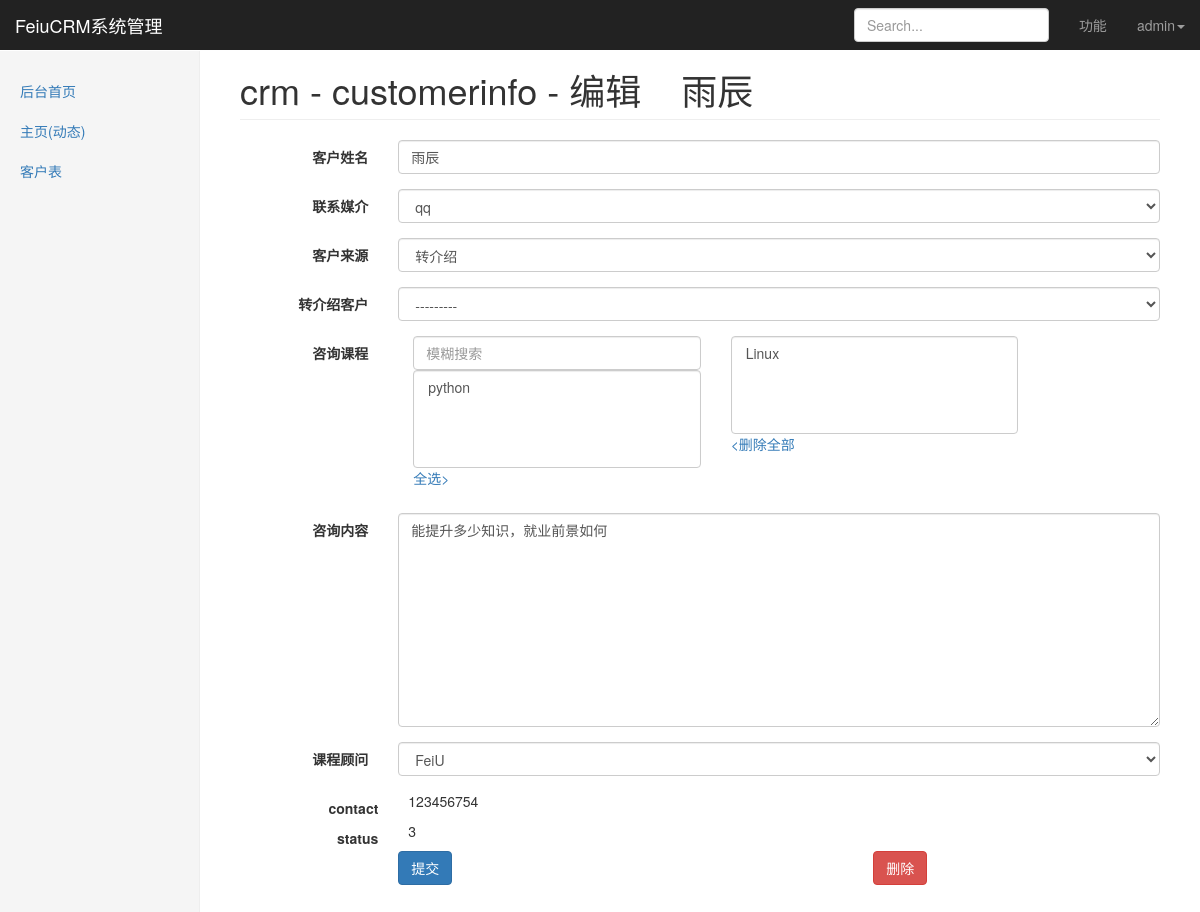
The app's page /djadmin/crm/customerinfo/2/change (signed in) with its own data.
### crm/models.py (models this page shows, shortened)
class Menu(models.Model):
    Url_Type_Choices = (
        (0, '绝对URL'),
        (1, '动态URL')
    )
    name = models.CharField(max_length=100, verbose_name='菜单名称')
    url_type = models.SmallIntegerField(choices=Url_Type_Choices, default=0, verbose_name='菜单类型')
    url = models.CharField(max_length=200, verbose_name='URL地址')
    class Meta:
        unique_together = ('name', 'url')
        verbose_name_plural = verbose_name = '动态菜单'

class CustomerInfo(models.Model):
    Contact_Type_Choices = (
        (1, 'qq'),
        (2, '微信'),
        (3, '手机'),
        (4, '其他')
    )
    Source_Choice = (
        (1, 'qq群'),
        (2, '微信'),
        (3, '转介绍'),
        (4, '其它'),
    )
    Status_Choice = (
        (1, '未报名'),
        (2, '已报名'),
        (3, '结业')
    )
    name = models.CharField(max_length=50, verbose_name='客户姓名')
    contact_type = models.SmallIntegerField(choices=Contact_Type_Choices, default=1, verbose_name='联系媒介')
    contact = models.CharField(max_length=50, unique=True, verbose_name='联系方式')
    source = models.SmallIntegerField(choices=Source_Choice, verbose_name='客户来源')
    referral_from = models.ForeignKey('self', blank=True, null=True, on_delete=models.SET_NULL, verbose_name='转介绍客户', related_name='customerinfo')
    consult_courses = models.ManyToManyField(Course, verbose_name='咨询课程',  related_name='customerinfo')  # 多对多关联课程
    consult_content = models.TextField(verbose_name='咨询内容')
    status = models.SmallIntegerField(choices=Status_Choice, verbose_name='客户状态')
    consultant = models.ForeignKey(UserProfile, null=True, blank=True, on_delete=models.SET_NULL, verbose_name='课程顾问', related_name='customerinfo')
    created_time = models.DateField(auto_now_add=True, verbose_name='创建时间')
    def __str__(self):
        return self.name
    class Meta:
        verbose_name_plural = verbose_name = '客户信息'

### djadmin/views.py (the view)
# urls.py: path('<str:app_name>/<str:model_name>/<str:obj_id>/change', table_change, name='table_change'),  # 数据表修改
@login_required
def table_change(request, app_name, model_name, obj_id):
    from .form_handle import create_dynamic_model_form
    admin_class = site.enable_admins[app_name][model_name]
    model_form = create_dynamic_model_form(admin_class=admin_class)
    obj = admin_class.model.objects.get(id=obj_id)  # 获取修改的实例，并将原值初始化到表单中
    form_obj = model_form(instance=obj)
    if request.method == 'POST':
        form_obj = model_form(instance=obj, data=request.POST)
        if form_obj.is_valid():
            form_obj.save()
            return redirect(reverse('djadmin:table_detail', kwargs={'app_name': app_name, 'model_name': model_name}))
    return render(request, 'djadmin/table_edit.html', locals())

### crm/models.py (called while the page is built)
    def __str__(self):
        return self.name

    def __str__(self):
        return self.name

### djadmin/form_handle.py (called while the page is built)
def create_dynamic_model_form(admin_class, form_add=False):
    class Meta:
        model = admin_class.model
        fields = '__all__'
        admin_class.form_add = form_add
        if not form_add:  # form_add为False，则修改
            exclude = admin_class.readonly_fields
    def __new__(cls, *args, **kwargs):
        for field_name in cls.base_fields:
            field_obj = cls.base_fields[field_name]
            field_obj.widget.attrs.update({'class': 'form-control'})
        return ModelForm.__new__(cls)
    dynamic_form = type('DynamicModelForm', (ModelForm,), {'Meta': Meta, '__new__': __new__})
    return dynamic_form

### djadmin/templatetags/djadmin_tags.py (called while the page is built)
@register.simple_tag
def get_obj_field_val(form_obj, field):
    return getattr(form_obj.instance, field)

@register.simple_tag
def get_available_m2m_data(field_name, form_obj, admin_class):
    field_obj = admin_class.model._meta.get_field(field_name)  # 获取字段对象
    obj_list = field_obj.related_model.objects.all()
    obj_list = set(obj_list)  # 所有咨询课程的集合
    try:
        selected_data = set(getattr(form_obj.instance, field_name).all())  # 所以已选中课程的即可
    except:
        selected_data = set([])
    return obj_list - selected_data

@register.simple_tag
def get_selected_m2m_data(field_name, form_obj, admin_class):
    try:
        selected_data = getattr(form_obj.instance, field_name).all()
    except:
        selected_data = set([])
    return selected_data

### djadmin/templates/djadmin/table_edit.html (shortened to what this page needs)
{% extends 'djadmin/base.html' %}
{% load djadmin_tags %}
{% block content %}
    <h1 class="page-header">{{ app_name }} - {{ model_name }} - 编辑 &nbsp;&nbsp; {{ obj }} </h1>
    <form class="form-horizontal" method="post" onsubmit="VerificationBeforeFormSubmit();">
        {% for field in form_obj %}
            <div class="form-group">
                <label class="col-sm-2 control-label">{{ field.label }}</label>
                <div class="col-sm-10">
                    {% if field.name in admin_class.filter_horizontal %}
                        <div class="col-md-5">
                            <input type="search" class="form-control" oninput="FuzzySearch(this)" placeholder="模糊搜索">
                            <select multiple class="form-control" id="id_{{ field.name }}_from">
                                {% get_available_m2m_data field.name form_obj admin_class as vailable_m2m_data %}
                                {% for obj in vailable_m2m_data %}
                                    <option value="{{ obj.id }}" ondblclick="MoveSelectedOption(this,'id_{{ field.name }}_to')">{{ obj }}</option>
                                {% endfor %}
                            </select>
                        <p><a onclick="MoveAllElements('id_{{ field.name }}_from', 'id_{{ field.name }}_to')">全选></a></p>
                        </div>
                        <div class="col-md-5">
                            <select myflag="selected_m2m" multiple class="form-control" id="id_{{ field.name }}_to" name="{{ field.name }}">
                                {% get_selected_m2m_data field.name form_obj admin_class as selected_m2m_data %}
                                {% for obj in selected_m2m_data %}
                                    <option value="{{ obj.id }}" ondblclick="MoveSelectedOption(this,'id_{{ field.name }}_from')">{{ obj }}</option>
                                {% endfor %}
                            </select>
                         <p><a onclick="MoveAllElements('id_{{ field.name }}_to', 'id_{{ field.name }}_from')"><删除全部</a></p>
                        </div>
                    {% else %}
                        {{ field }}
                    {% endif %}
                </div>
            </div>
        {% endfor %}
        {% if not admin_class.form_add %}
            {% for field in admin_class.readonly_fields %}
                <label class="col-sm-2 control-label">{{ field }}</label>
                <div class="col-sm-10">
                    <p>{% get_obj_field_val form_obj field %}</p>
                </div>
            {% endfor %}
        {% endif %}
        <div class="form-group">
            <div class="col-sm-offset-2 col-sm-4">
                <button type="submit" class="btn btn-primary">提交</button>
            </div>
            {% url 'djadmin:table_add' app_name model_name as table_add %}
                {% if request.path != table_add %}
                <div class="col-sm-offset-2 col-sm-4">
                    <a class="btn btn-danger" href="{% url 'djadmin:table_delete' app_name model_name obj_id %}">删除</a>
                </div>
            {% endif %}
        </div>
    </form>
{% endblock %}

### djadmin/templates/djadmin/base.html (shortened to what this page needs)
<!DOCTYPE html>
{% load static %}
{% load djadmin_tags %}
<html lang="zh-CN">
<head>
    <link href="{% static 'bootstrap-3.3.7/css/bootstrap.min.css' %}" rel="stylesheet">
    <link href="{% static 'bootstrap-3.3.7/css/ie10-viewport-bug-workaround.css' %}" rel="stylesheet">
    <link href="{% static 'bootstrap-3.3.7/css/dashboard.css' %}" rel="stylesheet">
</head>
<body>
<nav class="navbar navbar-inverse navbar-fixed-top">
    <div class="container-fluid">
        <div class="navbar-header">
            <a class="navbar-brand" href="#">FeiuCRM系统管理</a>
        </div>
        <div id="navbar" class="navbar-collapse collapse">
            <ul class="nav navbar-nav navbar-right">
                <li><a href="#">功能</a></li>
                {% if request.user.is_authenticated %}
                    <li class="dropdown">
                        <a href="#" class="dropdown-toggle" data-toggle="dropdown" role="button" aria-haspopup="true" aria-expanded="false">{{ request.user }}<span class="caret"></span></a>
                    </li>
                {% else %}
                    <li><a href="{% url 'djadmin:user_login' %}">点击登录</a></li>
                {% endif %}
            </ul>
<form class="navbar-form navbar-right">
    <input name="_kw" type="text" class="form-control" placeholder="Search..." value="{{ keyword }}">
</form>
        </div>
    </div>
</nav>
<div class="container-fluid">
    {% block body %}
        <div class="row">
            <div class="col-sm-3 col-md-2 sidebar">
                <ul class="nav nav-sidebar">
                   {% url 'djadmin:index' as djadmin_index %}
                    <li {% if request.path == djadmin_index %} class="active" {% endif %}><a href="{{ djadmin_index }}">后台首页</a></li>
                    {% for role in request.user.userprofile.role.all %}
                        {% for menu in role.menus.all %}
                            {% if menu.url_type == 0 %}
                                <li {% if request.path == menu.url %} class="active" {% endif %}><a href="{{ menu.url }}">{{ menu.name }}</a></li>
                            {% else %}
                                {% url menu.url as menu_dynamic_url %}
                                <li {% if request.path == menu_dynamic_url %} class="active" {% endif %}><a href="{{ menu_url }}">{{ menu.name }}</a></li>
                            {% endif %}
                        {% endfor %}
                    {% endfor %}
                </ul>
            </div>
            <div class="col-sm-9 col-sm-offset-3 col-md-10 col-md-offset-2 main">
                {% block content %}
                {% endblock %}
            </div>
        </div>
    {% endblock body %}
</div>
</body>
</html>

### records on screen
Menu: name "主页(动态)"
Menu: name "客户表"
CustomerInfo: name "雨辰", form_obj "雨辰" "qq" "转介绍" "---------" "能提升多少知识，就业前景如何" "FeiU", contact "123456754" "3"

### other values on screen
{{ request.user }} "admin"
{{ app_name }} "crm"
{{ model_name }} "customerinfo"
{{ field.label }} "客户姓名" "联系媒介" "客户来源" "转介绍客户" "咨询课程" "咨询内容" "课程顾问"
{{ field }} "contact" "status"
